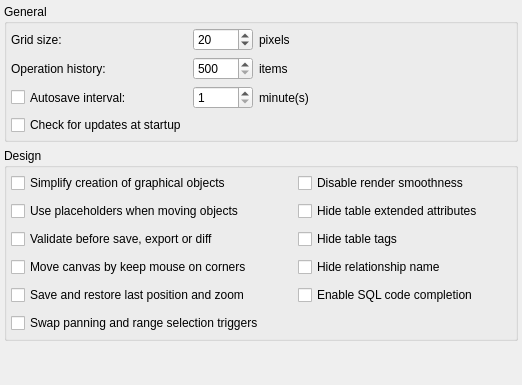
     <widget class="QWidget" name="tab">
      <attribute name="title">
       <string>General &amp;&amp; Design</string>
      </attribute>
      <layout class="QGridLayout" name="gridLayout_11">
       <property name="leftMargin">
        <number>4</number>
       </property>
       <property name="topMargin">
        <number>4</number>
       </property>
       <property name="rightMargin">
        <number>4</number>
       </property>
       <property name="bottomMargin">
        <number>4</number>
       </property>
       <item row="0" column="0">
        <widget class="QGroupBox" name="general_gb">
         <property name="title">
          <string>General</string>
         </property>
         <layout class="QGridLayout" name="gridLayout_2">
          <property name="leftMargin">
           <number>4</number>
          </property>
          <property name="topMargin">
           <number>4</number>
          </property>
          <property name="rightMargin">
           <number>4</number>
          </property>
          <property name="bottomMargin">
           <number>4</number>
          </property>
          <item row="3" column="0">
           <widget class="QCheckBox" name="autosave_interv_chk">
            <property name="sizePolicy">
             <sizepolicy hsizetype="Fixed" vsizetype="Preferred">
              <horstretch>0</horstretch>
              <verstretch>0</verstretch>
             </sizepolicy>
            </property>
            <property name="minimumSize">
             <size>
              <width>0</width>
              <height>0</height>
             </size>
            </property>
            <property name="toolTip">
             <string>The opened models will be saved periodically</string>
            </property>
            <property name="text">
             <string>Autosave interval:</string>
            </property>
           </widget>
          </item>
          <item row="2" column="0">
           <widget class="QLabel" name="oplist_size_lbl">
            <property name="sizePolicy">
             <sizepolicy hsizetype="Fixed" vsizetype="Preferred">
              <horstretch>0</horstretch>
              <verstretch>0</verstretch>
             </sizepolicy>
            </property>
            <property name="minimumSize">
             <size>
              <width>0</width>
              <height>0</height>
             </size>
            </property>
            <property name="text">
             <string>Operation history:</string>
            </property>
           </widget>
          </item>
          <item row="3" column="1" colspan="2">
           <layout class="QHBoxLayout" name="horizontalLayout_2">
            <item>
             <widget class="QSpinBox" name="autosave_interv_spb">
              <property name="sizePolicy">
               <sizepolicy hsizetype="Preferred" vsizetype="Fixed">
                <horstretch>0</horstretch>
                <verstretch>0</verstretch>
               </sizepolicy>
              </property>
              <property name="minimumSize">
               <size>
                <width>60</width>
                <height>0</height>
               </size>
              </property>
              <property name="minimum">
               <number>1</number>
              </property>
              <property name="maximum">
               <number>30</number>
              </property>
             </widget>
            </item>
            <item>
             <widget class="QLabel" name="min_lbl">
              <property name="sizePolicy">
               <sizepolicy hsizetype="Expanding" vsizetype="Preferred">
                <horstretch>0</horstretch>
                <verstretch>0</verstretch>
               </sizepolicy>
              </property>
              <property name="minimumSize">
               <size>
                <width>50</width>
                <height>0</height>
               </size>
              </property>
              <property name="maximumSize">
               <size>
                <width>16777215</width>
                <height>16777215</height>
               </size>
              </property>
              <property name="text">
               <string>minute(s)</string>
              </property>
             </widget>
            </item>
           </layout>
          </item>
          <item row="2" column="1" colspan="2">
           <layout class="QHBoxLayout" name="horizontalLayout_3">
            <item>
             <widget class="QSpinBox" name="oplist_size_spb">
              <property name="sizePolicy">
               <sizepolicy hsizetype="Minimum" vsizetype="Fixed">
                <horstretch>0</horstretch>
                <verstretch>0</verstretch>
               </sizepolicy>
              </property>
              <property name="minimumSize">
               <size>
                <width>60</width>
                <height>0</height>
               </size>
              </property>
              <property name="minimum">
               <number>500</number>
              </property>
              <property name="maximum">
               <number>1000</number>
              </property>
             </widget>
            </item>
            <item>
             <widget class="QLabel" name="items_lbl">
              <property name="sizePolicy">
               <sizepolicy hsizetype="Expanding" vsizetype="Preferred">
                <horstretch>0</horstretch>
                <verstretch>0</verstretch>
               </sizepolicy>
              </property>
              <property name="minimumSize">
               <size>
                <width>50</width>
                <height>0</height>
               </size>
              </property>
              <property name="maximumSize">
               <size>
                <width>16777215</width>
                <height>16777215</height>
               </size>
              </property>
              <property name="text">
               <string>items</string>
              </property>
             </widget>
            </item>
           </layout>
          </item>
          <item row="4" column="0">
           <widget class="QCheckBox" name="check_upd_chk">
            <property name="toolTip">
             <string>Check if there is a new version on server</string>
            </property>
            <property name="text">
             <string>Check for updates at startup</string>
            </property>
            <property name="checked">
             <bool>false</bool>
            </property>
           </widget>
          </item>
          <item row="1" column="1" colspan="2">
           <layout class="QHBoxLayout" name="horizontalLayout_4">
            <item>
             <widget class="QSpinBox" name="grid_size_spb">
              <property name="sizePolicy">
               <sizepolicy hsizetype="Minimum" vsizetype="Fixed">
                <horstretch>0</horstretch>
                <verstretch>0</verstretch>
               </sizepolicy>
              </property>
              <property name="minimumSize">
               <size>
                <width>60</width>
                <height>0</height>
               </size>
              </property>
              <property name="minimum">
               <number>10</number>
              </property>
              <property name="maximum">
               <number>100</number>
              </property>
              <property name="singleStep">
               <number>1</number>
              </property>
              <property name="value">
               <number>20</number>
              </property>
             </widget>
            </item>
            <item>
             <widget class="QLabel" name="pixels_lbl">
              <property name="sizePolicy">
               <sizepolicy hsizetype="Expanding" vsizetype="Preferred">
                <horstretch>0</horstretch>
                <verstretch>0</verstretch>
               </sizepolicy>
              </property>
              <property name="minimumSize">
               <size>
                <width>50</width>
                <height>0</height>
               </size>
              </property>
              <property name="maximumSize">
               <size>
                <width>16777215</width>
                <height>16777215</height>
               </size>
              </property>
              <property name="text">
               <string>pixels</string>
              </property>
             </widget>
            </item>
           </layout>
          </item>
          <item row="1" column="0">
           <widget class="QLabel" name="grid_size_lbl">
            <property name="sizePolicy">
             <sizepolicy hsizetype="Fixed" vsizetype="Preferred">
              <horstretch>0</horstretch>
              <verstretch>0</verstretch>
             </sizepolicy>
            </property>
            <property name="minimumSize">
             <size>
              <width>0</width>
              <height>0</height>
             </size>
            </property>
            <property name="text">
             <string>Grid size:</string>
            </property>
           </widget>
          </item>
         </layout>
        </widget>
       </item>
       <item row="1" column="0">
        <widget class="QGroupBox" name="design_gb">
         <property name="title">
          <string>Design</string>
         </property>
         <layout class="QGridLayout" name="gridLayout_6">
          <property name="leftMargin">
           <number>4</number>
          </property>
          <property name="topMargin">
           <number>4</number>
          </property>
          <property name="rightMargin">
           <number>4</number>
          </property>
          <property name="bottomMargin">
           <number>4</number>
          </property>
          <item row="0" column="1">
           <layout class="QHBoxLayout" name="horizontalLayout_9">
            <item>
             <widget class="QCheckBox" name="disable_smooth_chk">
              <property name="sizePolicy">
               <sizepolicy hsizetype="Expanding" vsizetype="Fixed">
                <horstretch>0</horstretch>
                <verstretch>0</verstretch>
               </sizepolicy>
              </property>
              <property name="toolTip">
               <string/>
              </property>
              <property name="statusTip">
               <string>Disable antialiasing for lines and texts improving performance when handling huge models.</string>
              </property>
              <property name="text">
               <string>Disable render smoothness</string>
              </property>
             </widget>
            </item>
            <item>
             <widget class="QWidget" name="disable_smooth_hint" native="true">
              <property name="sizePolicy">
               <sizepolicy hsizetype="Fixed" vsizetype="Fixed">
                <horstretch>0</horstretch>
                <verstretch>0</verstretch>
               </sizepolicy>
              </property>
              <property name="minimumSize">
               <size>
                <width>22</width>
                <height>22</height>
               </size>
              </property>
              <property name="maximumSize">
               <size>
                <width>22</width>
                <height>22</height>
               </size>
              </property>
             </widget>
            </item>
           </layout>
          </item>
          <item row="2" column="0">
           <layout class="QHBoxLayout" name="horizontalLayout_14">
            <item>
             <widget class="QCheckBox" name="confirm_validation_chk">
              <property name="toolTip">
               <string/>
              </property>
              <property name="statusTip">
               <string>Triggers a dialog asking the user to validate the model before a save, export or diff operation.</string>
              </property>
              <property name="text">
               <string>Validate before save, export or diff</string>
              </property>
              <property name="checked">
               <bool>false</bool>
              </property>
             </widget>
            </item>
            <item>
             <widget class="QWidget" name="confirm_validation_hint" native="true">
              <property name="sizePolicy">
               <sizepolicy hsizetype="Fixed" vsizetype="Fixed">
                <horstretch>0</horstretch>
                <verstretch>0</verstretch>
               </sizepolicy>
              </property>
              <property name="minimumSize">
               <size>
                <width>22</width>
                <height>22</height>
               </size>
              </property>
              <property name="maximumSize">
               <size>
                <width>22</width>
                <height>22</height>
               </size>
              </property>
             </widget>
            </item>
           </layout>
          </item>
          <item row="3" column="0">
           <layout class="QHBoxLayout" name="horizontalLayout_12">
            <item>
             <widget class="QCheckBox" name="corner_move_chk">
              <property name="sizePolicy">
               <sizepolicy hsizetype="Expanding" vsizetype="Fixed">
                <horstretch>0</horstretch>
                <verstretch>0</verstretch>
               </sizepolicy>
              </property>
              <property name="toolTip">
               <string/>
              </property>
              <property name="statusTip">
               <string>Start move the canvas when the cursor is on the canvas edges</string>
              </property>
              <property name="text">
               <string>Move canvas by keep mouse on corners</string>
              </property>
              <property name="checked">
               <bool>false</bool>
              </property>
             </widget>
            </item>
            <item>
             <widget class="QWidget" name="corner_move_hint" native="true">
              <property name="sizePolicy">
               <sizepolicy hsizetype="Fixed" vsizetype="Fixed">
                <horstretch>0</horstretch>
                <verstretch>0</verstretch>
               </sizepolicy>
              </property>
              <property name="minimumSize">
               <size>
                <width>22</width>
                <height>22</height>
               </size>
              </property>
              <property name="maximumSize">
               <size>
                <width>22</width>
                <height>22</height>
               </size>
              </property>
             </widget>
            </item>
           </layout>
          </item>
          <item row="5" column="0">
           <layout class="QHBoxLayout" name="horizontalLayout_11">
            <item>
             <widget class="QCheckBox" name="invert_pan_range_chk">
              <property name="sizePolicy">
               <sizepolicy hsizetype="Expanding" vsizetype="Fixed">
                <horstretch>0</horstretch>
                <verstretch>0</verstretch>
               </sizepolicy>
              </property>
              <property name="toolTip">
               <string/>
              </property>
              <property name="statusTip">
               <string>By default panning mode is triggered with left click and range selection with Shift + left click.</string>
              </property>
              <property name="text">
               <string>Swap panning and range selection triggers</string>
              </property>
              <property name="checked">
               <bool>false</bool>
              </property>
             </widget>
            </item>
            <item>
             <widget class="QWidget" name="invert_pan_range_hint" native="true">
              <property name="sizePolicy">
               <sizepolicy hsizetype="Fixed" vsizetype="Fixed">
                <horstretch>0</horstretch>
                <verstretch>0</verstretch>
               </sizepolicy>
              </property>
              <property name="minimumSize">
               <size>
                <width>22</width>
                <height>22</height>
               </size>
              </property>
              <property name="maximumSize">
               <size>
                <width>22</width>
                <height>22</height>
               </size>
              </property>
             </widget>
            </item>
           </layout>
          </item>
          <item row="0" column="0">
           <layout class="QHBoxLayout" name="horizontalLayout_10">
            <item>
             <widget class="QCheckBox" name="simple_obj_creation_chk">
              <property name="sizePolicy">
               <sizepolicy hsizetype="Preferred" vsizetype="Fixed">
                <horstretch>0</horstretch>
                <verstretch>0</verstretch>
               </sizepolicy>
              </property>
              <property name="toolTip">
               <string/>
              </property>
              <property name="statusTip">
               <string>Graphical objects (table, views and textboxes) will be created in a single step without the need to click on canvas </string>
              </property>
              <property name="text">
               <string>Simplify creation of graphical objects</string>
              </property>
              <property name="checked">
               <bool>false</bool>
              </property>
             </widget>
            </item>
            <item>
             <widget class="QWidget" name="simp_obj_creation_hint" native="true">
              <property name="sizePolicy">
               <sizepolicy hsizetype="Fixed" vsizetype="Fixed">
                <horstretch>0</horstretch>
                <verstretch>0</verstretch>
               </sizepolicy>
              </property>
              <property name="minimumSize">
               <size>
                <width>22</width>
                <height>22</height>
               </size>
              </property>
              <property name="maximumSize">
               <size>
                <width>22</width>
                <height>22</height>
               </size>
              </property>
             </widget>
            </item>
           </layout>
          </item>
          <item row="4" column="0">
           <layout class="QHBoxLayout" name="horizontalLayout_13">
            <item>
             <widget class="QCheckBox" name="save_last_pos_chk">
              <property name="sizePolicy">
               <sizepolicy hsizetype="Expanding" vsizetype="Fixed">
                <horstretch>0</horstretch>
                <verstretch>0</verstretch>
               </sizepolicy>
              </property>
              <property name="toolTip">
               <string/>
              </property>
              <property name="statusTip">
               <string>After loading the model the last zoom and position on canvas will be restored</string>
              </property>
              <property name="text">
               <string>Save and restore last position and zoom</string>
              </property>
             </widget>
            </item>
            <item>
             <widget class="QWidget" name="save_last_pos_hint" native="true">
              <property name="sizePolicy">
               <sizepolicy hsizetype="Fixed" vsizetype="Fixed">
                <horstretch>0</horstretch>
                <verstretch>0</verstretch>
               </sizepolicy>
              </property>
              <property name="minimumSize">
               <size>
                <width>22</width>
                <height>22</height>
               </size>
              </property>
              <property name="maximumSize">
               <size>
                <width>22</width>
                <height>22</height>
               </size>
              </property>
             </widget>
            </item>
           </layout>
          </item>
          <item row="1" column="0">
           <layout class="QHBoxLayout" name="horizontalLayout_15">
            <item>
             <widget class="QCheckBox" name="use_placeholders_chk">
              <property name="sizePolicy">
               <sizepolicy hsizetype="Expanding" vsizetype="Fixed">
                <horstretch>0</horstretch>
                <verstretch>0</verstretch>
               </sizepolicy>
              </property>
              <property name="toolTip">
               <string/>
              </property>
              <property name="statusTip">
               <string>When enabled this option creates a placeholder object at the previous object's position when starting to move it. This will cause graphical updates to be performed only when the drag &amp; drop action is done improving the performance. Disabling placeholders will cause those updates to be executed every time the object position changes (classical behavior).</string>
              </property>
              <property name="text">
               <string>Use placeholders when moving objects</string>
              </property>
             </widget>
            </item>
            <item>
             <widget class="QWidget" name="use_placeholders_hint" native="true">
              <property name="sizePolicy">
               <sizepolicy hsizetype="Fixed" vsizetype="Fixed">
                <horstretch>0</horstretch>
                <verstretch>0</verstretch>
               </sizepolicy>
              </property>
              <property name="minimumSize">
               <size>
                <width>22</width>
                <height>22</height>
               </size>
              </property>
              <property name="maximumSize">
               <size>
                <width>22</width>
                <height>22</height>
               </size>
              </property>
             </widget>
            </item>
           </layout>
          </item>
          <item row="1" column="1">
           <layout class="QHBoxLayout" name="horizontalLayout_6">
            <item>
             <widget class="QCheckBox" name="hide_ext_attribs_chk">
              <property name="sizePolicy">
               <sizepolicy hsizetype="Preferred" vsizetype="Fixed">
                <horstretch>0</horstretch>
                <verstretch>0</verstretch>
               </sizepolicy>
              </property>
              <property name="toolTip">
               <string/>
              </property>
              <property name="statusTip">
               <string>Hide the portion of table which represent triggers, indexes and rules</string>
              </property>
              <property name="text">
               <string>Hide table extended attributes</string>
              </property>
             </widget>
            </item>
            <item>
             <widget class="QWidget" name="hide_ext_attribs_hint" native="true">
              <property name="sizePolicy">
               <sizepolicy hsizetype="Fixed" vsizetype="Fixed">
                <horstretch>0</horstretch>
                <verstretch>0</verstretch>
               </sizepolicy>
              </property>
              <property name="minimumSize">
               <size>
                <width>22</width>
                <height>22</height>
               </size>
              </property>
              <property name="maximumSize">
               <size>
                <width>22</width>
                <height>22</height>
               </size>
              </property>
             </widget>
            </item>
           </layout>
          </item>
          <item row="2" column="1">
           <layout class="QHBoxLayout" name="horizontalLayout_7">
            <item>
             <widget class="QCheckBox" name="hide_table_tags_chk">
              <property name="sizePolicy">
               <sizepolicy hsizetype="Preferred" vsizetype="Fixed">
                <horstretch>0</horstretch>
                <verstretch>0</verstretch>
               </sizepolicy>
              </property>
              <property name="toolTip">
               <string/>
              </property>
              <property name="statusTip">
               <string>Hide the object which represents the tag assigned to the table</string>
              </property>
              <property name="text">
               <string>Hide table tags</string>
              </property>
             </widget>
            </item>
            <item>
             <widget class="QWidget" name="hide_table_tags_hint" native="true">
              <property name="sizePolicy">
               <sizepolicy hsizetype="Fixed" vsizetype="Fixed">
                <horstretch>0</horstretch>
                <verstretch>0</verstretch>
               </sizepolicy>
              </property>
              <property name="minimumSize">
               <size>
                <width>22</width>
                <height>22</height>
               </size>
              </property>
              <property name="maximumSize">
               <size>
                <width>22</width>
                <height>22</height>
               </size>
              </property>
             </widget>
            </item>
           </layout>
          </item>
          <item row="3" column="1">
           <layout class="QHBoxLayout" name="horizontalLayout_8">
            <item>
             <widget class="QCheckBox" name="hide_rel_name_chk">
              <property name="sizePolicy">
               <sizepolicy hsizetype="Preferred" vsizetype="Fixed">
                <horstretch>0</horstretch>
                <verstretch>0</verstretch>
               </sizepolicy>
              </property>
              <property name="toolTip">
               <string/>
              </property>
              <property name="statusTip">
               <string>Hide the object that represents the relationship name</string>
              </property>
              <property name="text">
               <string>Hide relationship name</string>
              </property>
             </widget>
            </item>
            <item>
             <widget class="QWidget" name="hide_rel_name_hint" native="true">
              <property name="sizePolicy">
               <sizepolicy hsizetype="Fixed" vsizetype="Fixed">
                <horstretch>0</horstretch>
                <verstretch>0</verstretch>
               </sizepolicy>
              </property>
              <property name="minimumSize">
               <size>
                <width>22</width>
                <height>22</height>
               </size>
              </property>
              <property name="maximumSize">
               <size>
                <width>22</width>
                <height>22</height>
               </size>
              </property>
             </widget>
            </item>
           </layout>
          </item>
          <item row="4" column="1">
           <layout class="QHBoxLayout" name="horizontalLayout_16">
            <item>
             <widget class="QCheckBox" name="code_completion_chk">
              <property name="sizePolicy">
               <sizepolicy hsizetype="Preferred" vsizetype="Fixed">
                <horstretch>0</horstretch>
                <verstretch>0</verstretch>
               </sizepolicy>
              </property>
              <property name="toolTip">
               <string/>
              </property>
              <property name="statusTip">
               <string>Toggles the code completion in all fields that accepts the input of SQL commands.</string>
              </property>
              <property name="text">
               <string>Enable SQL code completion</string>
              </property>
             </widget>
            </item>
            <item>
             <widget class="QWidget" name="code_completion_hint" native="true">
              <property name="sizePolicy">
               <sizepolicy hsizetype="Fixed" vsizetype="Fixed">
                <horstretch>0</horstretch>
                <verstretch>0</verstretch>
               </sizepolicy>
              </property>
              <property name="minimumSize">
               <size>
                <width>22</width>
                <height>22</height>
               </size>
              </property>
              <property name="maximumSize">
               <size>
                <width>22</width>
                <height>22</height>
               </size>
              </property>
             </widget>
            </item>
           </layout>
          </item>
         </layout>
        </widget>
       </item>
       <item row="2" column="0">
        <spacer name="verticalSpacer">
         <property name="orientation">
          <enum>Qt::Vertical</enum>
         </property>
         <property name="sizeHint" stdset="0">
          <size>
           <width>20</width>
           <height>40</height>
          </size>
         </property>
        </spacer>
       </item>
      </layout>
     </widget>
